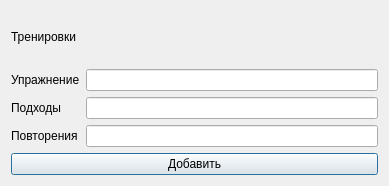
<?xml version="1.0" encoding="UTF-8"?>
<ui version="4.0">
 <class>AddExercises</class>
 <widget class="QDialog" name="AddExercises">
  <property name="geometry">
   <rect>
    <x>0</x>
    <y>0</y>
    <width>389</width>
    <height>186</height>
   </rect>
  </property>
  <property name="windowTitle">
   <string>Dialog</string>
  </property>
  <layout class="QGridLayout" name="gridLayout_2">
   <item row="0" column="0">
    <layout class="QVBoxLayout" name="verticalLayout">
     <item>
      <widget class="QLabel" name="zag">
       <property name="text">
        <string>Тренировки</string>
       </property>
      </widget>
     </item>
     <item>
      <layout class="QGridLayout" name="gridLayout">
       <item row="2" column="0">
        <widget class="QLabel" name="label_3">
         <property name="text">
          <string>Повторения</string>
         </property>
        </widget>
       </item>
       <item row="1" column="0">
        <widget class="QLabel" name="label_2">
         <property name="text">
          <string>Подходы</string>
         </property>
        </widget>
       </item>
       <item row="0" column="1">
        <widget class="QLineEdit" name="exercises"/>
       </item>
       <item row="1" column="1">
        <widget class="QLineEdit" name="approaches"/>
       </item>
       <item row="0" column="0">
        <widget class="QLabel" name="label">
         <property name="text">
          <string>Упражнение</string>
         </property>
        </widget>
       </item>
       <item row="2" column="1">
        <widget class="QLineEdit" name="repetitions"/>
       </item>
       <item row="3" column="1">
        <spacer name="verticalSpacer">
         <property name="orientation">
          <enum>Qt::Vertical</enum>
         </property>
         <property name="sizeType">
          <enum>QSizePolicy::Ignored</enum>
         </property>
         <property name="sizeHint" stdset="0">
          <size>
           <width>0</width>
           <height>0</height>
          </size>
         </property>
        </spacer>
       </item>
      </layout>
     </item>
     <item>
      <widget class="QPushButton" name="saveButton2">
       <property name="text">
        <string>Добавить</string>
       </property>
      </widget>
     </item>
    </layout>
   </item>
  </layout>
 </widget>
 <resources/>
 <connections/>
</ui>
